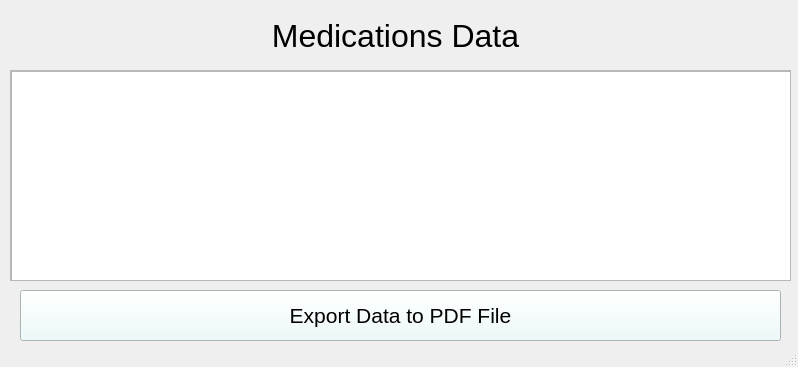
<?xml version="1.0" encoding="UTF-8"?>
<ui version="4.0">
 <class>medicationsDataWindow</class>
 <widget class="QMainWindow" name="medicationsDataWindow">
  <property name="geometry">
   <rect>
    <x>0</x>
    <y>0</y>
    <width>798</width>
    <height>367</height>
   </rect>
  </property>
  <property name="windowTitle">
   <string>MainWindow</string>
  </property>
  <widget class="QWidget" name="centralwidget">
   <widget class="QLabel" name="label">
    <property name="geometry">
     <rect>
      <x>10</x>
      <y>10</y>
      <width>771</width>
      <height>51</height>
     </rect>
    </property>
    <property name="font">
     <font>
      <pointsize>24</pointsize>
     </font>
    </property>
    <property name="text">
     <string>Medications Data</string>
    </property>
    <property name="alignment">
     <set>Qt::AlignCenter</set>
    </property>
   </widget>
   <widget class="QScrollArea" name="scrollArea">
    <property name="geometry">
     <rect>
      <x>10</x>
      <y>70</y>
      <width>781</width>
      <height>211</height>
     </rect>
    </property>
    <property name="widgetResizable">
     <bool>true</bool>
    </property>
    <widget class="QWidget" name="scrollAreaWidgetContents">
     <property name="geometry">
      <rect>
       <x>0</x>
       <y>0</y>
       <width>779</width>
       <height>209</height>
      </rect>
     </property>
     <widget class="QTableWidget" name="tableWidget">
      <property name="geometry">
       <rect>
        <x>0</x>
        <y>0</y>
        <width>781</width>
        <height>211</height>
       </rect>
      </property>
     </widget>
    </widget>
   </widget>
   <widget class="QPushButton" name="exportBtn">
    <property name="geometry">
     <rect>
      <x>20</x>
      <y>290</y>
      <width>761</width>
      <height>51</height>
     </rect>
    </property>
    <property name="font">
     <font>
      <pointsize>16</pointsize>
     </font>
    </property>
    <property name="styleSheet">
     <string notr="true">background-color: rgb(235, 250, 250);</string>
    </property>
    <property name="text">
     <string>Export Data to PDF File</string>
    </property>
   </widget>
  </widget>
  <widget class="QStatusBar" name="statusbar"/>
 </widget>
 <resources/>
 <connections/>
</ui>
